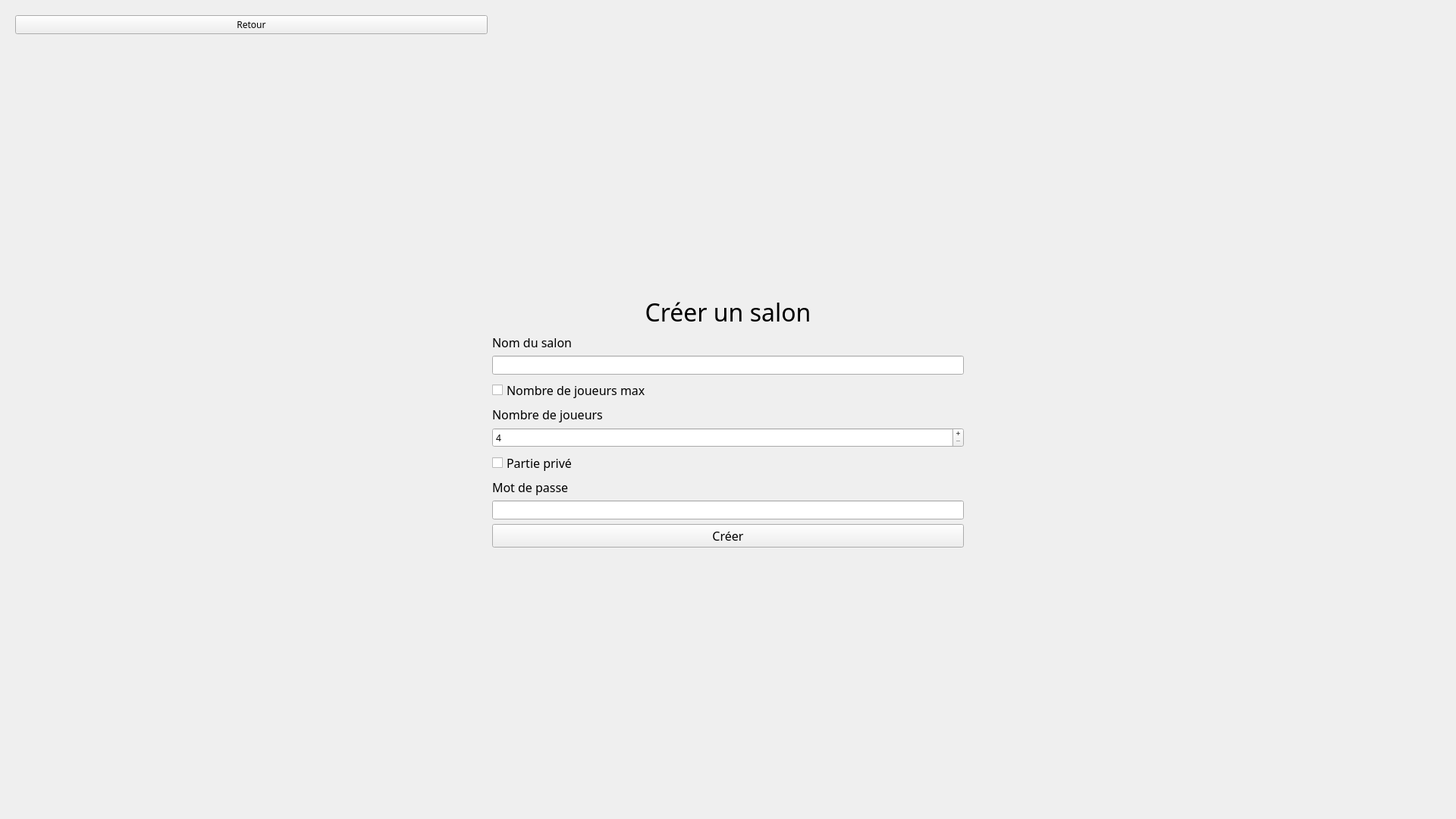
<?xml version="1.0" encoding="UTF-8"?>
<ui version="4.0">
 <class>Creation_partie_on</class>
 <widget class="QWidget" name="Creation_partie_on">
  <property name="geometry">
   <rect>
    <x>0</x>
    <y>0</y>
    <width>1920</width>
    <height>1080</height>
   </rect>
  </property>
  <property name="contextMenuPolicy">
   <enum>Qt::NoContextMenu</enum>
  </property>
  <property name="windowTitle">
   <string>Form</string>
  </property>
  <property name="styleSheet">
   <string notr="true"/>
  </property>
  <layout class="QGridLayout" name="gridLayout">
   <item row="0" column="0">
    <widget class="QWidget" name="creation_salon_widget" native="true">
     <layout class="QGridLayout" name="gridLayout_2">
      <item row="0" column="0">
       <widget class="QPushButton" name="button_retour">
        <property name="font">
         <font>
          <family>Merriweather</family>
         </font>
        </property>
        <property name="cursor">
         <cursorShape>PointingHandCursor</cursorShape>
        </property>
        <property name="text">
         <string>Retour</string>
        </property>
       </widget>
      </item>
      <item row="1" column="1">
       <spacer name="verticalSpacer">
        <property name="orientation">
         <enum>Qt::Vertical</enum>
        </property>
        <property name="sizeHint" stdset="0">
         <size>
          <width>20</width>
          <height>310</height>
         </size>
        </property>
       </spacer>
      </item>
      <item row="2" column="1">
       <widget class="QLabel" name="label">
        <property name="font">
         <font>
          <family>Merriweather Black</family>
          <pointsize>24</pointsize>
         </font>
        </property>
        <property name="text">
         <string>Créer un salon</string>
        </property>
        <property name="alignment">
         <set>Qt::AlignCenter</set>
        </property>
       </widget>
      </item>
      <item row="3" column="1">
       <widget class="QLabel" name="label_3">
        <property name="font">
         <font>
          <family>Merriweather</family>
          <pointsize>12</pointsize>
         </font>
        </property>
        <property name="text">
         <string>Nom du salon</string>
        </property>
       </widget>
      </item>
      <item row="4" column="0">
       <spacer name="horizontalSpacer">
        <property name="font">
         <font>
          <family>Merriweather</family>
         </font>
        </property>
        <property name="orientation">
         <enum>Qt::Horizontal</enum>
        </property>
        <property name="sizeHint" stdset="0">
         <size>
          <width>618</width>
          <height>20</height>
         </size>
        </property>
       </spacer>
      </item>
      <item row="4" column="1">
       <widget class="QLineEdit" name="lineEdit">
        <property name="font">
         <font>
          <family>Merriweather</family>
         </font>
        </property>
        <property name="text">
         <string/>
        </property>
       </widget>
      </item>
      <item row="4" column="2">
       <spacer name="horizontalSpacer_2">
        <property name="font">
         <font>
          <family>Merriweather</family>
         </font>
        </property>
        <property name="orientation">
         <enum>Qt::Horizontal</enum>
        </property>
        <property name="sizeHint" stdset="0">
         <size>
          <width>618</width>
          <height>20</height>
         </size>
        </property>
       </spacer>
      </item>
      <item row="5" column="1">
       <widget class="QCheckBox" name="checkBox_2">
        <property name="font">
         <font>
          <family>Merriweather</family>
          <pointsize>12</pointsize>
         </font>
        </property>
        <property name="text">
         <string>Nombre de joueurs max</string>
        </property>
       </widget>
      </item>
      <item row="6" column="1" colspan="2">
       <widget class="QLabel" name="label_2">
        <property name="font">
         <font>
          <family>Merriweather</family>
          <pointsize>12</pointsize>
         </font>
        </property>
        <property name="text">
         <string>Nombre de joueurs</string>
        </property>
       </widget>
      </item>
      <item row="7" column="1">
       <widget class="QSpinBox" name="nbrJoueurs">
        <property name="font">
         <font>
          <family>Merriweather</family>
         </font>
        </property>
        <property name="buttonSymbols">
         <enum>QAbstractSpinBox::PlusMinus</enum>
        </property>
        <property name="minimum">
         <number>4</number>
        </property>
        <property name="maximum">
         <number>8</number>
        </property>
       </widget>
      </item>
      <item row="8" column="1">
       <widget class="QCheckBox" name="checkBox">
        <property name="font">
         <font>
          <family>Merriweather</family>
          <pointsize>12</pointsize>
         </font>
        </property>
        <property name="text">
         <string>Partie privé</string>
        </property>
       </widget>
      </item>
      <item row="9" column="1">
       <widget class="QLabel" name="label_4">
        <property name="font">
         <font>
          <family>Merriweather</family>
          <pointsize>12</pointsize>
         </font>
        </property>
        <property name="text">
         <string>Mot de passe</string>
        </property>
       </widget>
      </item>
      <item row="10" column="1">
       <widget class="QLineEdit" name="lineEdit_2">
        <property name="font">
         <font>
          <family>Merriweather</family>
         </font>
        </property>
        <property name="text">
         <string/>
        </property>
       </widget>
      </item>
      <item row="11" column="1">
       <widget class="QPushButton" name="button_create">
        <property name="font">
         <font>
          <family>Merriweather</family>
          <pointsize>12</pointsize>
         </font>
        </property>
        <property name="cursor">
         <cursorShape>PointingHandCursor</cursorShape>
        </property>
        <property name="text">
         <string>Créer</string>
        </property>
       </widget>
      </item>
      <item row="12" column="1">
       <spacer name="verticalSpacer_2">
        <property name="orientation">
         <enum>Qt::Vertical</enum>
        </property>
        <property name="sizeHint" stdset="0">
         <size>
          <width>20</width>
          <height>309</height>
         </size>
        </property>
       </spacer>
      </item>
     </layout>
    </widget>
   </item>
  </layout>
 </widget>
 <resources/>
 <connections/>
</ui>
